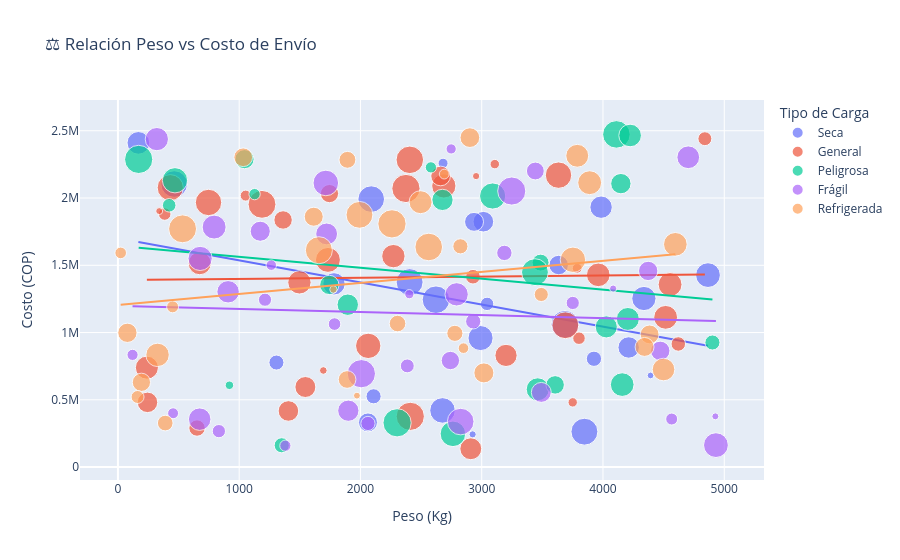

The notebook cell saved with this chart:
### Code cell
# ─────────────────────────────────────────────────────────────
# GRÁFICA 3 — Scatter: peso vs costo
# px.scatter() → diagrama de dispersión
# size=  → tamaño del punto según variable numérica
# hover_data= → columnas extra que aparecen al pasar el mouse
# trendline='ols' → agrega línea de tendencia (regresión lineal)
# ─────────────────────────────────────────────────────────────
fig3 = px.scatter(
    df,
    x          = 'peso_kg',
    y          = 'costo_envio_cop',
    color      = 'tipo_carga',           # color diferente por tipo de carga
    size       = 'distancia_km',         # punto más grande = más distancia
    hover_data = ['transportista', 'ciudad_origen', 'ciudad_destino'],
    title      = '⚖️ Relación Peso vs Costo de Envío',
    labels     = {
        'peso_kg'        : 'Peso (Kg)',
        'costo_envio_cop': 'Costo (COP)',
        'tipo_carga'     : 'Tipo de Carga'
    },
    
)
fig3.show()

### Figure 1 — Plotly figure (JSON) as saved in the notebook; plotly's stock layout.template omitted (floating-point values rounded to 4 significant figures)
{"data": [{"customdata": [["LogiCol Ltda.", "Barranquilla", "Pasto"], ["LogiCol Ltda.", "Barranquilla", "Montería"], ["LogiCol Ltda.", "Cartagena", "Pasto"], ["FlexiLog", "Medellín", "Montería"], ["LogiCol Ltda.", "Barranquilla", "Manizales"], ["FlexiLog", "Medellín", "Manizales"], ["LogiCol Ltda.", "Medellín", "Ibagué"], ["LogiCol Ltda.", "Medellín", "Pasto"], ["CargaSegura", "Barranquilla", "Bucaramanga"], ["TransCargo S.A.", "Bogotá", "Sincelejo"], ["LogiCol Ltda.", "Medellín", "Manizales"], ["LogiCol Ltda.", "Barranquilla", "Valledupar"], ["CargaSegura", "Barranquilla", "Ibagué"], ["CargaSegura", "Cartagena", "Bucaramanga"], ["LogiCol Ltda.", "Medellín", "Bucaramanga"], ["LogiCol Ltda.", "Bogotá", "Montería"], ["LogiCol Ltda.", "Bogotá", "Manizales"], ["CargaSegura", "Cali", "Manizales"], ["Rápido Nacional", "Barranquilla", "Montería"], ["TransCargo S.A.", "Barranquilla", "Neiva"], ["Rápido Nacional", "Barranquilla", "Neiva"], ["LogiCol Ltda.", "Barranquilla", "Neiva"], ["LogiCol Ltda.", "Bogotá", "Neiva"], ["LogiCol Ltda.", "Bogotá", "Manizales"], ["Rápido Nacional", "Bogotá", "Ibagué"]], "hovertemplate": "Tipo de Carga=Seca<br>Peso (Kg)=%{x}<br>Costo (COP)=%{y}<br>distancia_km=%{marker.size}<br>transportista=%{customdata[0]}<br>ciudad_origen=%{customdata[1]}<br>ciudad_destino=%{customdata[2]}<extra></extra>", "legendgroup": "Seca", "marker": {"color": "#636efa", "size": [394, 1240, 627, 80, 1271, 400, 408, 315, 1240, 667, 1332, 877, 804, 1268, 1072, 744, 900, 1142, 1100, 1027, 174, 873, 90, 1357, 629], "sizemode": "area", "sizeref": 3.498, "symbol": "circle"}, "mode": "markers", "name": "Seca", "orientation": "v", "showlegend": true, "type": "scatter", "x": [1307.0, 2089.0, 2062.0, 4392.0, 2405.0, 2108.0, 3925.0, 3044.0, 464.1, 3635.0, 2623.0, 3984.0, 4212.0, 3847.0, 4866.0, 3014.0, 168.7, 2677.0, 2990.0, 4337.0, 2681.0, 1782.0, 2925.0, 3687.0, 2937.0], "xaxis": "x", "y": [777000.0, 1992000.0, 332000.0, 681000.0, 1375000.0, 526000.0, 805000.0, 1213000.0, 2104000.0, 1502000.0, 1244000.0, 1932000.0, 889000.0, 263000.0, 1427000.0, 1824000.0, 2410000.0, 421000.0, 959000.0, 1253000.0, 2259000.0, 1362000.0, 243000.0, 1061000.0, 1823000.0], "yaxis": "y"}, {"hovertemplate": "<b>OLS trendline</b><br>costo_envio_cop = -163.95 * peso_kg + 1.70033e+06<br>R<sup>2</sup>=0.091585<br><br>Tipo de Carga=Seca<br>Peso (Kg)=%{x}<br>Costo (COP)=%{y} <b>(trend)</b><extra></extra>", "legendgroup": "Seca", "marker": {"color": "#636efa", "symbol": "circle"}, "mode": "lines", "name": "Seca", "showlegend": false, "type": "scatter", "x": [168.7, 464.1, 1307.0, 1782.0, 2062.0, 2089.0, 2108.0, 2405.0, 2623.0, 2677.0, 2681.0, 2925.0, 2937.0, 2990.0, 3014.0, 3044.0, 3635.0, 3687.0, 3847.0, 3925.0, 3984.0, 4212.0, 4337.0, 4392.0, 4866.0], "xaxis": "x", "y": [1673000.0, 1624000.0, 1486000.0, 1408000.0, 1362000.0, 1358000.0, 1355000.0, 1306000.0, 1270000.0, 1261000.0, 1261000.0, 1221000.0, 1219000.0, 1210000.0, 1206000.0, 1201000.0, 1104000.0, 1096000.0, 1070000.0, 1057000.0, 1047000.0, 1010000.0, 989200.0, 980200.0, 902600.0], "yaxis": "y"}, {"customdata": [["TransCargo S.A.", "Cartagena", "Villavicencio"], ["LogiCol Ltda.", "Cartagena", "Sincelejo"], ["LogiCol Ltda.", "Cali", "Manizales"], ["Rápido Nacional", "Cali", "Valledupar"], ["TransCargo S.A.", "Cali", "Sincelejo"], ["LogiCol Ltda.", "Barranquilla", "Manizales"], ["FlexiLog", "Barranquilla", "Bucaramanga"], ["Rápido Nacional", "Cali", "Neiva"], ["LogiCol Ltda.", "Cali", "Valledupar"], ["CargaSegura", "Bogotá", "Neiva"], ["TransCargo S.A.", "Medellín", "Ibagué"], ["FlexiLog", "Barranquilla", "Villavicencio"], ["FlexiLog", "Cali", "Ibagué"], ["FlexiLog", "Barranquilla", "Manizales"], ["CargaSegura", "Medellín", "Valledupar"], ["Rápido Nacional", "Barranquilla", "Pasto"], ["Rápido Nacional", "Medellín", "Sincelejo"], ["TransCargo S.A.", "Medellín", "Pasto"], ["LogiCol Ltda.", "Cartagena", "Valledupar"], ["TransCargo S.A.", "Bogotá", "Pereira"], ["CargaSegura", "Cartagena", "Bucaramanga"], ["CargaSegura", "Cartagena", "Neiva"], ["Rápido Nacional", "Bogotá", "Pasto"], ["TransCargo S.A.", "Cali", "Manizales"], ["FlexiLog", "Cali", "Bucaramanga"], ["TransCargo S.A.", "Barranquilla", "Montería"], ["CargaSegura", "Medellín", "Ibagué"], ["FlexiLog", "Cali", "Pereira"], ["LogiCol Ltda.", "Cali", "Sincelejo"], ["FlexiLog", "Medellín", "Montería"], ["FlexiLog", "Cali", "Manizales"], ["LogiCol Ltda.", "Bogotá", "Bucaramanga"], ["Rápido Nacional", "Barranquilla", "Bucaramanga"], ["FlexiLog", "Cartagena", "Manizales"], ["TransCargo S.A.", "Barranquilla", "Villavicencio"], ["Rápido Nacional", "Cali", "Villavicencio"], ["CargaSegura", "Bogotá", "Manizales"], ["TransCargo S.A.", "Medellín", "Sincelejo"], ["LogiCol Ltda.", "Bogotá", "Bucaramanga"]], "hovertemplate": "Tipo de Carga=General<br>Peso (Kg)=%{x}<br>Costo (COP)=%{y}<br>distancia_km=%{marker.size}<br>transportista=%{customdata[0]}<br>ciudad_origen=%{customdata[1]}<br>ciudad_destino=%{customdata[2]}<extra></extra>", "legendgroup": "General", "marker": {"color": "#EF553B", "size": [956, 741, 595, 922, 838, 1326, 154, 273, 1221, 169, 733, 769, 340, 977, 92, 864, 990, 997, 952, 84, 930, 157, 211, 375, 1126, 1086, 582, 470, 1392, 1200, 1030, 368, 1357, 275, 677, 1221, 1260, 1395, 102], "sizemode": "area", "sizeref": 3.498, "symbol": "circle"}, "mode": "markers", "name": "General", "orientation": "v", "showlegend": true, "type": "scatter", "x": [2272.0, 1406.0, 1362.0, 674.6, 2910.0, 2407.0, 3750.0, 386.0, 3633.0, 3787.0, 244.0, 1546.0, 4840.0, 3961.0, 2954.0, 3200.0, 4517.0, 4553.0, 1497.0, 340.5, 238.8, 3108.0, 1054.0, 2928.0, 2064.0, 1732.0, 1745.0, 652.5, 2411.0, 431.7, 2688.0, 4621.0, 1188.0, 3802.0, 2661.0, 747.2, 3690.0, 2375.0, 1694.0], "xaxis": "x", "y": [1568000.0, 417000.0, 1837000.0, 1515000.0, 136000.0, 2284000.0, 481000.0, 1881000.0, 2170000.0, 1478000.0, 481000.0, 595000.0, 2441000.0, 1429000.0, 2163000.0, 830000.0, 1113000.0, 1357000.0, 1373000.0, 1903000.0, 739000.0, 2252000.0, 2018000.0, 1415000.0, 901000.0, 1540000.0, 2033000.0, 290000.0, 377000.0, 2077000.0, 2090000.0, 915000.0, 1953000.0, 958000.0, 2164000.0, 1967000.0, 1054000.0, 2071000.0, 718000.0], "yaxis": "y"}, {"hovertemplate": "<b>OLS trendline</b><br>costo_envio_cop = 8.80543 * peso_kg + 1.38951e+06<br>R<sup>2</sup>=0.000324<br><br>Tipo de Carga=General<br>Peso (Kg)=%{x}<br>Costo (COP)=%{y} <b>(trend)</b><extra></extra>", "legendgroup": "General", "marker": {"color": "#EF553B", "symbol": "circle"}, "mode": "lines", "name": "General", "showlegend": false, "type": "scatter", "x": [238.8, 244.0, 340.5, 386.0, 431.7, 652.5, 674.6, 747.2, 1054.0, 1188.0, 1362.0, 1406.0, 1497.0, 1546.0, 1694.0, 1732.0, 1745.0, 2064.0, 2272.0, 2375.0, 2407.0, 2411.0, 2661.0, 2688.0, 2910.0, 2928.0, 2954.0, 3108.0, 3200.0, 3633.0, 3690.0, 3750.0, 3787.0, 3802.0, 3961.0, 4517.0, 4553.0, 4621.0, 4840.0], "xaxis": "x", "y": [1392000.0, 1392000.0, 1393000.0, 1393000.0, 1393000.0, 1395000.0, 1395000.0, 1396000.0, 1399000.0, 1400000.0, 1402000.0, 1402000.0, 1403000.0, 1403000.0, 1404000.0, 1405000.0, 1405000.0, 1408000.0, 1410000.0, 1410000.0, 1411000.0, 1411000.0, 1413000.0, 1413000.0, 1415000.0, 1415000.0, 1416000.0, 1417000.0, 1418000.0, 1422000.0, 1422000.0, 1423000.0, 1423000.0, 1423000.0, 1424000.0, 1429000.0, 1430000.0, 1430000.0, 1432000.0], "yaxis": "y"}, {"customdata": [["LogiCol Ltda.", "Cali", "Montería"], ["TransCargo S.A.", "Medellín", "Bucaramanga"], ["CargaSegura", "Medellín", "Valledupar"], ["TransCargo S.A.", "Bogotá", "Bucaramanga"], ["FlexiLog", "Barranquilla", "Bucaramanga"], ["LogiCol Ltda.", "Barranquilla", "Bucaramanga"], ["LogiCol Ltda.", "Bogotá", "Pasto"], ["Rápido Nacional", "Medellín", "Villavicencio"], ["CargaSegura", "Cartagena", "Pereira"], ["CargaSegura", "Barranquilla", "Sincelejo"], ["TransCargo S.A.", "Cartagena", "Ibagué"], ["FlexiLog", "Medellín", "Bucaramanga"], ["LogiCol Ltda.", "Barranquilla", "Montería"], ["TransCargo S.A.", "Barranquilla", "Sincelejo"], ["CargaSegura", "Bogotá", "Neiva"], ["TransCargo S.A.", "Bogotá", "Montería"], ["FlexiLog", "Medellín", "Ibagué"], ["CargaSegura", "Barranquilla", "Ibagué"], ["FlexiLog", "Bogotá", "Villavicencio"], ["Rápido Nacional", "Cartagena", "Manizales"], ["TransCargo S.A.", "Cartagena", "Pasto"], ["CargaSegura", "Barranquilla", "Manizales"], ["FlexiLog", "Cartagena", "Villavicencio"], ["CargaSegura", "Cartagena", "Ibagué"], ["LogiCol Ltda.", "Barranquilla", "Bucaramanga"]], "hovertemplate": "Tipo de Carga=Peligrosa<br>Peso (Kg)=%{x}<br>Costo (COP)=%{y}<br>distancia_km=%{marker.size}<br>transportista=%{customdata[0]}<br>ciudad_origen=%{customdata[1]}<br>ciudad_destino=%{customdata[2]}<extra></extra>", "legendgroup": "Peligrosa", "marker": {"color": "#00cc96", "size": [1392, 322, 1143, 725, 926, 794, 803, 638, 399, 981, 856, 1198, 397, 1394, 653, 501, 222, 224, 1328, 1118, 596, 1262, 894, 126, 923], "sizemode": "area", "sizeref": 3.498, "symbol": "circle"}, "mode": "markers", "name": "Peligrosa", "orientation": "v", "showlegend": true, "type": "scatter", "x": [171.3, 422.9, 2762.0, 4148.0, 3462.0, 2676.0, 1895.0, 1044.0, 1351.0, 4159.0, 4027.0, 3090.0, 4903.0, 2302.0, 1744.0, 3486.0, 2581.0, 1127.0, 4111.0, 470.5, 3605.0, 3439.0, 4224.0, 919.6, 4205.0], "xaxis": "x", "y": [2287000.0, 1946000.0, 247000.0, 2107000.0, 578000.0, 1986000.0, 1207000.0, 2289000.0, 162000.0, 613000.0, 1042000.0, 2015000.0, 926000.0, 329000.0, 1354000.0, 1520000.0, 2228000.0, 2029000.0, 2473000.0, 2132000.0, 611000.0, 1449000.0, 2465000.0, 608000.0, 1101000.0], "yaxis": "y"}, {"hovertemplate": "<b>OLS trendline</b><br>costo_envio_cop = -81.3733 * peso_kg + 1.64404e+06<br>R<sup>2</sup>=0.022919<br><br>Tipo de Carga=Peligrosa<br>Peso (Kg)=%{x}<br>Costo (COP)=%{y} <b>(trend)</b><extra></extra>", "legendgroup": "Peligrosa", "marker": {"color": "#00cc96", "symbol": "circle"}, "mode": "lines", "name": "Peligrosa", "showlegend": false, "type": "scatter", "x": [171.3, 422.9, 470.5, 919.6, 1044.0, 1127.0, 1351.0, 1744.0, 1895.0, 2302.0, 2581.0, 2676.0, 2762.0, 3090.0, 3439.0, 3462.0, 3486.0, 3605.0, 4027.0, 4111.0, 4148.0, 4159.0, 4205.0, 4224.0, 4903.0], "xaxis": "x", "y": [1630000.0, 1610000.0, 1606000.0, 1569000.0, 1559000.0, 1552000.0, 1534000.0, 1502000.0, 1490000.0, 1457000.0, 1434000.0, 1426000.0, 1419000.0, 1393000.0, 1364000.0, 1362000.0, 1360000.0, 1351000.0, 1316000.0, 1310000.0, 1307000.0, 1306000.0, 1302000.0, 1300000.0, 1245000.0], "yaxis": "y"}, {"customdata": [["Rápido Nacional", "Cartagena", "Neiva"], ["LogiCol Ltda.", "Cartagena", "Villavicencio"], ["LogiCol Ltda.", "Barranquilla", "Ibagué"], ["TransCargo S.A.", "Medellín", "Bucaramanga"], ["TransCargo S.A.", "Barranquilla", "Villavicencio"], ["Rápido Nacional", "Cali", "Pereira"], ["TransCargo S.A.", "Cartagena", "Neiva"], ["LogiCol Ltda.", "Medellín", "Ibagué"], ["FlexiLog", "Bogotá", "Montería"], ["LogiCol Ltda.", "Barranquilla", "Bucaramanga"], ["FlexiLog", "Medellín", "Villavicencio"], ["FlexiLog", "Barranquilla", "Bucaramanga"], ["CargaSegura", "Cartagena", "Manizales"], ["CargaSegura", "Medellín", "Pereira"], ["FlexiLog", "Cartagena", "Sincelejo"], ["LogiCol Ltda.", "Bogotá", "Sincelejo"], ["CargaSegura", "Bogotá", "Ibagué"], ["FlexiLog", "Cali", "Montería"], ["CargaSegura", "Cali", "Villavicencio"], ["CargaSegura", "Cartagena", "Montería"], ["LogiCol Ltda.", "Cartagena", "Sincelejo"], ["FlexiLog", "Barranquilla", "Sincelejo"], ["LogiCol Ltda.", "Cali", "Pereira"], ["TransCargo S.A.", "Bogotá", "Ibagué"], ["CargaSegura", "Medellín", "Ibagué"], ["FlexiLog", "Cartagena", "Pasto"], ["CargaSegura", "Cartagena", "Villavicencio"], ["Rápido Nacional", "Cartagena", "Villavicencio"], ["Rápido Nacional", "Cali", "Montería"], ["CargaSegura", "Barranquilla", "Bucaramanga"], ["LogiCol Ltda.", "Barranquilla", "Villavicencio"], ["Rápido Nacional", "Cali", "Manizales"], ["CargaSegura", "Bogotá", "Montería"], ["LogiCol Ltda.", "Bogotá", "Bucaramanga"], ["LogiCol Ltda.", "Cali", "Bucaramanga"], ["TransCargo S.A.", "Barranquilla", "Neiva"], ["FlexiLog", "Cartagena", "Pasto"]], "hovertemplate": "Tipo de Carga=Frágil<br>Peso (Kg)=%{x}<br>Costo (COP)=%{y}<br>distancia_km=%{marker.size}<br>transportista=%{customdata[0]}<br>ciudad_origen=%{customdata[1]}<br>ciudad_destino=%{customdata[2]}<extra></extra>", "legendgroup": "Frágil", "marker": {"color": "#ab63fa", "size": [356, 902, 308, 85, 1026, 252, 405, 304, 192, 219, 218, 338, 89, 413, 592, 1145, 1398, 695, 879, 654, 183, 277, 658, 557, 1002, 1076, 944, 885, 307, 209, 706, 834, 1386, 148, 951, 1237, 791], "sizemode": "area", "sizeref": 3.498, "symbol": "circle"}, "mode": "markers", "name": "Frágil", "orientation": "v", "showlegend": true, "type": "scatter", "x": [2062.0, 4703.0, 832.5, 4927.0, 677.9, 4567.0, 2930.0, 1213.0, 1265.0, 1381.0, 120.7, 2386.0, 4084.0, 3187.0, 2742.0, 1714.0, 2008.0, 3491.0, 908.5, 4373.0, 2748.0, 1786.0, 4472.0, 3442.0, 793.3, 4931.0, 321.1, 674.2, 3751.0, 455.1, 1174.0, 1721.0, 3248.0, 2403.0, 2793.0, 2827.0, 1900.0], "xaxis": "x", "y": [324000.0, 2303000.0, 267000.0, 377000.0, 1551000.0, 357000.0, 1083000.0, 1244000.0, 1501000.0, 159000.0, 834000.0, 752000.0, 1327000.0, 1592000.0, 792000.0, 2112000.0, 694000.0, 555000.0, 1303000.0, 1458000.0, 2365000.0, 1063000.0, 864000.0, 2201000.0, 1784000.0, 163000.0, 2438000.0, 356000.0, 1220000.0, 400000.0, 1753000.0, 1733000.0, 2052000.0, 1285000.0, 1284000.0, 338000.0, 419000.0], "yaxis": "y"}, {"hovertemplate": "<b>OLS trendline</b><br>costo_envio_cop = -22.6574 * peso_kg + 1.19783e+06<br>R<sup>2</sup>=0.002204<br><br>Tipo de Carga=Frágil<br>Peso (Kg)=%{x}<br>Costo (COP)=%{y} <b>(trend)</b><extra></extra>", "legendgroup": "Frágil", "marker": {"color": "#ab63fa", "symbol": "circle"}, "mode": "lines", "name": "Frágil", "showlegend": false, "type": "scatter", "x": [120.7, 321.1, 455.1, 674.2, 677.9, 793.3, 832.5, 908.5, 1174.0, 1213.0, 1265.0, 1381.0, 1714.0, 1721.0, 1786.0, 1900.0, 2008.0, 2062.0, 2386.0, 2403.0, 2742.0, 2748.0, 2793.0, 2827.0, 2930.0, 3187.0, 3248.0, 3442.0, 3491.0, 3751.0, 4084.0, 4373.0, 4472.0, 4567.0, 4703.0, 4927.0, 4931.0], "xaxis": "x", "y": [1195000.0, 1191000.0, 1188000.0, 1183000.0, 1182000.0, 1180000.0, 1179000.0, 1177000.0, 1171000.0, 1170000.0, 1169000.0, 1167000.0, 1159000.0, 1159000.0, 1157000.0, 1155000.0, 1152000.0, 1151000.0, 1144000.0, 1143000.0, 1136000.0, 1136000.0, 1135000.0, 1134000.0, 1131000.0, 1126000.0, 1124000.0, 1120000.0, 1119000.0, 1113000.0, 1105000.0, 1099000.0, 1097000.0, 1094000.0, 1091000.0, 1086000.0, 1086000.0], "yaxis": "y"}, {"customdata": [["LogiCol Ltda.", "Medellín", "Bucaramanga"], ["LogiCol Ltda.", "Cali", "Montería"], ["TransCargo S.A.", "Cartagena", "Ibagué"], ["Rápido Nacional", "Barranquilla", "Bucaramanga"], ["Rápido Nacional", "Bogotá", "Pereira"], ["CargaSegura", "Cartagena", "Neiva"], ["LogiCol Ltda.", "Bogotá", "Montería"], ["FlexiLog", "Cali", "Bucaramanga"], ["CargaSegura", "Cali", "Pereira"], ["FlexiLog", "Medellín", "Pereira"], ["FlexiLog", "Barranquilla", "Pasto"], ["LogiCol Ltda.", "Bogotá", "Manizales"], ["CargaSegura", "Cartagena", "Villavicencio"], ["TransCargo S.A.", "Barranquilla", "Pasto"], ["FlexiLog", "Barranquilla", "Villavicencio"], ["Rápido Nacional", "Bogotá", "Ibagué"], ["LogiCol Ltda.", "Barranquilla", "Montería"], ["CargaSegura", "Cartagena", "Pereira"], ["TransCargo S.A.", "Bogotá", "Pasto"], ["FlexiLog", "Bogotá", "Sincelejo"], ["Rápido Nacional", "Barranquilla", "Manizales"], ["CargaSegura", "Cali", "Manizales"], ["LogiCol Ltda.", "Bogotá", "Pereira"], ["LogiCol Ltda.", "Cali", "Villavicencio"], ["CargaSegura", "Cartagena", "Bucaramanga"], ["FlexiLog", "Cali", "Bucaramanga"], ["LogiCol Ltda.", "Bogotá", "Neiva"], ["TransCargo S.A.", "Medellín", "Ibagué"], ["TransCargo S.A.", "Cali", "Pereira"], ["LogiCol Ltda.", "Medellín", "Bucaramanga"], ["Rápido Nacional", "Medellín", "Bucaramanga"], ["FlexiLog", "Cartagena", "Neiva"], ["FlexiLog", "Barranquilla", "Manizales"], ["CargaSegura", "Cali", "Manizales"]], "hovertemplate": "Tipo de Carga=Refrigerada<br>Peso (Kg)=%{x}<br>Costo (COP)=%{y}<br>distancia_km=%{marker.size}<br>transportista=%{customdata[0]}<br>ciudad_origen=%{customdata[1]}<br>ciudad_destino=%{customdata[2]}<extra></extra>", "legendgroup": "Refrigerada", "marker": {"color": "#FFA15A", "size": [703, 429, 978, 622, 999, 547, 83, 197, 960, 583, 653, 1129, 915, 611, 924, 251, 455, 1399, 349, 680, 168, 481, 1282, 633, 1334, 499, 236, 629, 295, 94, 1260, 1364, 403, 894], "sizemode": "area", "sizeref": 3.498, "symbol": "circle"}, "mode": "markers", "name": "Refrigerada", "orientation": "v", "showlegend": true, "type": "scatter", "x": [3018.0, 390.2, 4597.0, 4385.0, 3890.0, 1890.0, 1971.0, 2850.0, 326.9, 193.7, 78.22, 3752.0, 3788.0, 1033.0, 2496.0, 451.2, 2779.0, 2260.0, 3491.0, 2902.0, 2691.0, 2306.0, 1657.0, 1615.0, 2563.0, 1893.0, 22.95, 4343.0, 162.1, 1777.0, 1992.0, 533.3, 2824.0, 4499.0], "xaxis": "x", "y": [700000.0, 327000.0, 1656000.0, 986000.0, 2114000.0, 651000.0, 531000.0, 884000.0, 834000.0, 630000.0, 998000.0, 1541000.0, 2314000.0, 2303000.0, 1969000.0, 1191000.0, 994000.0, 1808000.0, 1283000.0, 2449000.0, 2178000.0, 1067000.0, 1612000.0, 1861000.0, 1636000.0, 2284000.0, 1592000.0, 893000.0, 521000.0, 1320000.0, 1875000.0, 1771000.0, 1641000.0, 725000.0], "yaxis": "y"}, {"hovertemplate": "<b>OLS trendline</b><br>costo_envio_cop = 82.1674 * peso_kg + 1.20418e+06<br>R<sup>2</sup>=0.035796<br><br>Tipo de Carga=Refrigerada<br>Peso (Kg)=%{x}<br>Costo (COP)=%{y} <b>(trend)</b><extra></extra>", "legendgroup": "Refrigerada", "marker": {"color": "#FFA15A", "symbol": "circle"}, "mode": "lines", "name": "Refrigerada", "showlegend": false, "type": "scatter", "x": [22.95, 78.22, 162.1, 193.7, 326.9, 390.2, 451.2, 533.3, 1033.0, 1615.0, 1657.0, 1777.0, 1890.0, 1893.0, 1971.0, 1992.0, 2260.0, 2306.0, 2496.0, 2563.0, 2691.0, 2779.0, 2824.0, 2850.0, 2902.0, 3018.0, 3491.0, 3752.0, 3788.0, 3890.0, 4343.0, 4385.0, 4499.0, 4597.0], "xaxis": "x", "y": [1206000.0, 1211000.0, 1217000.0, 1220000.0, 1231000.0, 1236000.0, 1241000.0, 1248000.0, 1289000.0, 1337000.0, 1340000.0, 1350000.0, 1359000.0, 1360000.0, 1366000.0, 1368000.0, 1390000.0, 1394000.0, 1409000.0, 1415000.0, 1425000.0, 1432000.0, 1436000.0, 1438000.0, 1443000.0, 1452000.0, 1491000.0, 1512000.0, 1515000.0, 1524000.0, 1561000.0, 1564000.0, 1574000.0, 1582000.0], "yaxis": "y"}], "layout": {"legend": {"itemsizing": "constant", "title": {"text": "Tipo de Carga"}, "tracegroupgap": 0}, "title": {"text": "⚖️ Relación Peso vs Costo de Envío"}, "xaxis": {"anchor": "y", "domain": [0, 1], "title": {"text": "Peso (Kg)"}}, "yaxis": {"anchor": "x", "domain": [0, 1], "title": {"text": "Costo (COP)"}}}}
